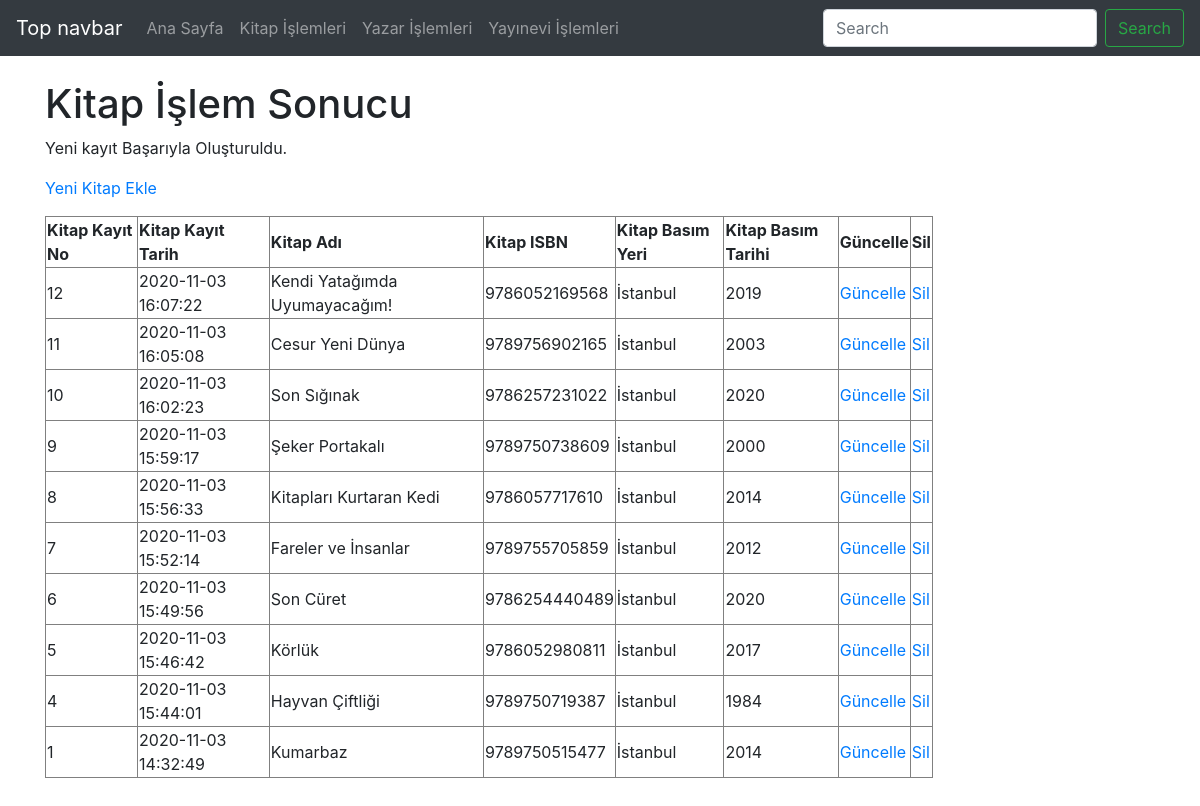
The app's page /alpertemiz_final/kitap_eklendi.php with its own data.
### tables this page shows
CREATE TABLE `kitap` (
  `kitapNo` smallint(6) NOT NULL COMMENT 'Kitap tablosunun ana anahtarı',
  `kitapKayitTarih` timestamp NOT NULL DEFAULT CURRENT_TIMESTAMP COMMENT 'kitabın veri tabanına kayıt tarihi',
  `kitapAdi` varchar(200) NOT NULL COMMENT 'kitabın tam adı',
  `ISBN` varchar(13) NOT NULL COMMENT '13 haneli ISBN bilgisi',
  `kitapBasimYer` varchar(50) NOT NULL COMMENT 'kitabın basım yeri',
  `kitapBasimTarih` year(4) NOT NULL COMMENT 'kitabın basım yılı',
  `yayineviKayitNo` int(11) NOT NULL COMMENT 'Yayınevi Numarası Bilgisi',
  `yazarKayitNo` int(11) NOT NULL COMMENT 'yazar numara bilgisi'
);

### alpertemiz_final/kitap_eklendi.php (the view, shortened to what this page needs)
<?php
    require_once("baglanti.php");
    $kitapAdi = mysqli_real_escape_string($baglanti, $_POST['kitapAdi']);
    $ISBN = mysqli_real_escape_string($baglanti, $_POST['ISBN']);
    $kitapBasimYer = mysqli_real_escape_string($baglanti, $_POST['kitapBasimYer']);
    $kitapBasimTarih = mysqli_real_escape_string($baglanti, $_POST['kitapBasimTarih']);
    $yazarKayitNo = mysqli_real_escape_string($baglanti, $_POST['yazarKayitNo']);
    $yayineviKayitNo = mysqli_real_escape_string($baglanti, $_POST['yayineviKayitNo']);
    $sorgu = "INSERT INTO kitap (kitapAdi, ISBN, kitapBasimYer, kitapBasimTarih, yazarKayitNo, yayineviKayitNo)
            VALUES ('$kitapAdi', '$ISBN', '$kitapBasimYer', '$kitapBasimTarih', '$yazarKayitNo', '$yayineviKayitNo')";
    if (mysqli_query($baglanti, $sorgu)) {
        $islemSonuc = "Yeni kayıt Başarıyla Oluşturuldu.";
    } else {
        $islemSonuc = "Hata: " . $sorgu . "<br>" . mysqli_error($baglanti);
    }
    $sorgu = mysqli_query($baglanti, "SELECT * FROM kitap ORDER BY kitapNo DESC");
?>
<!DOCTYPE html>
<html lang="tr"><head><meta http-equiv="Content-Type" content="text/html; charset=UTF-8">
<link href="bootstrap.min.css" rel="stylesheet">
    <link href="./katalog_files/navbar-top.css" rel="stylesheet">
  </head>
  <body>
    <nav class="navbar navbar-expand-md navbar-dark bg-dark mb-4">
  <a class="navbar-brand" href="https://getbootstrap.com/docs/4.4/examples/navbar-static/#">Top navbar</a>
  <div class="collapse navbar-collapse" id="navbarCollapse">
    <ul class="navbar-nav mr-auto">
      <li class="nav-item">
        <a class="nav-link" href="index.php">Ana Sayfa </a>
      </li>
      <li class="nav-item">
        <a class="nav-link" href="kitap.php">Kitap İşlemleri</a>
      </li>
      <li class="nav-item">
        <a class="nav-link" href="yazar.php">Yazar İşlemleri</a>
      </li>
      <li class="nav-item">
        <a class="nav-link" href="yayinevi.php">Yayınevi İşlemleri</a>
      </li>
    </ul>
    <form class="form-inline mt-2 mt-md-0">
      <input class="form-control mr-sm-2" type="text" placeholder="Search" aria-label="Search">
      <button class="btn btn-outline-success my-2 my-sm-0" type="submit">Search</button>
    </form>
  </div>
</nav>
<main role="main" class="container">
<h1>Kitap İşlem Sonucu</h1>
<p><?php echo $islemSonuc; ?></p>
<p><a href="kitap_ekle.php">Yeni Kitap Ekle</a></p>
<?php
echo("<table border=1 width=80%>");
    echo("<tr>");
    echo("<td><b>Kitap Kayıt No</b></td>");
    echo("<td><b>Kitap Kayıt Tarih</b></td>");
    echo("<td><b>Kitap Adı</b></td>");
    echo("<td><b>Kitap ISBN</b></td>");
    echo("<td><b>Kitap Basım Yeri</b></td>");
    echo("<td><b>Kitap Basım Tarihi</b></td>");
    echo("<td><b>Güncelle</b></td>");
    echo("<td><b>Sil</b></td>");
    echo("</tr>");
while($satir = mysqli_fetch_assoc($sorgu)){
    echo("<tr>");
    echo("<td>".$satir["kitapNo"]."</td>");
    echo("<td>".$satir["kitapKayitTarih"]."</td>");
    echo("<td>".$satir["kitapAdi"]."</td>");
    echo("<td>".$satir["ISBN"]."</td>");
    echo("<td>".$satir["kitapBasimYer"]."</td>");
    echo("<td>".$satir["kitapBasimTarih"]."</td>");
    echo("<td><a href='kitapguncellenecek.php?kitapNo=".$satir["kitapNo"]."'>Güncelle</a></td>");
    echo("<td><a href='kitapsil.php?kitapNo=".$satir["kitapNo"]."'>Sil</a></td>");
    echo("</tr>");
            }
echo("</table>");
?>
</main>
</body></html>

### alpertemiz_final/navbar-top.css (style rules this page uses)
body { min-height: 75rem; }

### records on screen
kitap: kitapNo "12", kitapKayitTarih "2020-11-03 16:07:22", kitapAdi "Kendi Yatağımda Uyumayacağım!", ISBN "9786052169568", kitapBasimYer "İstanbul", kitapBasimTarih "2019"
kitap: kitapNo "11", kitapKayitTarih "2020-11-03 16:05:08", kitapAdi "Cesur Yeni Dünya", ISBN "9789756902165", kitapBasimYer "İstanbul", kitapBasimTarih "2003"
kitap: kitapNo "10", kitapKayitTarih "2020-11-03 16:02:23", kitapAdi "Son Sığınak", ISBN "9786257231022", kitapBasimYer "İstanbul", kitapBasimTarih "2020"
kitap: kitapNo "9", kitapKayitTarih "2020-11-03 15:59:17", kitapAdi "Şeker Portakalı", ISBN "9789750738609", kitapBasimYer "İstanbul", kitapBasimTarih "2000"
kitap: kitapNo "8", kitapKayitTarih "2020-11-03 15:56:33", kitapAdi "Kitapları Kurtaran Kedi", ISBN "9786057717610", kitapBasimYer "İstanbul", kitapBasimTarih "2014"
kitap: kitapNo "7", kitapKayitTarih "2020-11-03 15:52:14", kitapAdi "Fareler ve İnsanlar", ISBN "9789755705859", kitapBasimYer "İstanbul", kitapBasimTarih "2012"
kitap: kitapNo "6", kitapKayitTarih "2020-11-03 15:49:56", kitapAdi "Son Cüret", ISBN "9786254440489", kitapBasimYer "İstanbul", kitapBasimTarih "2020"
kitap: kitapNo "5", kitapKayitTarih "2020-11-03 15:46:42", kitapAdi "Körlük", ISBN "9786052980811", kitapBasimYer "İstanbul", kitapBasimTarih "2017"
kitap: kitapNo "4", kitapKayitTarih "2020-11-03 15:44:01", kitapAdi "Hayvan Çiftliği", ISBN "9789750719387", kitapBasimYer "İstanbul", kitapBasimTarih "1984"
kitap: kitapNo "1", kitapKayitTarih "2020-11-03 14:32:49", kitapAdi "Kumarbaz", ISBN "9789750515477", kitapBasimYer "İstanbul", kitapBasimTarih "2014"

### other values on screen
$islemSonuc "Yeni kayıt Başarıyla Oluşturuldu."
